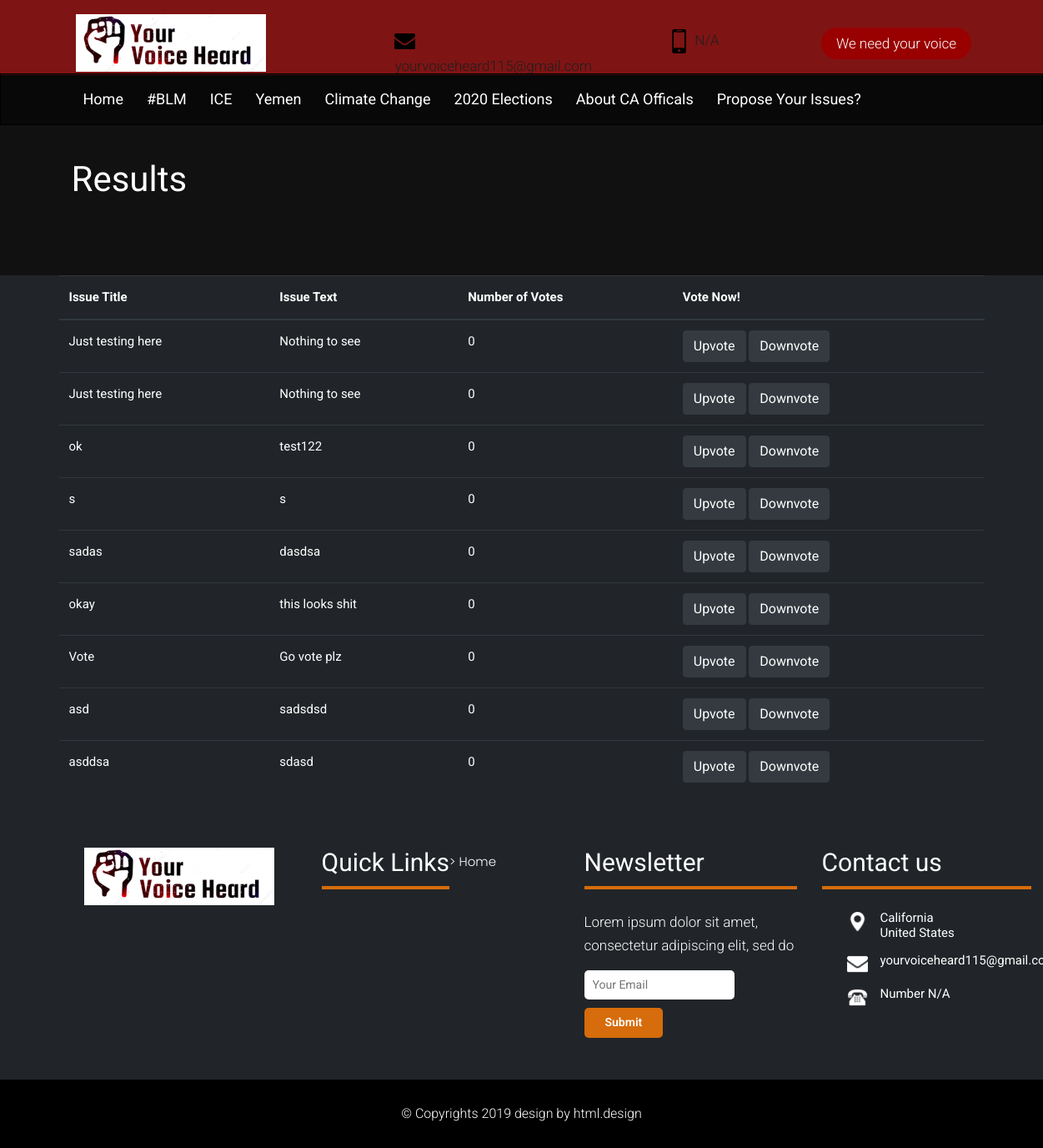
Page /results on the earlier database version.
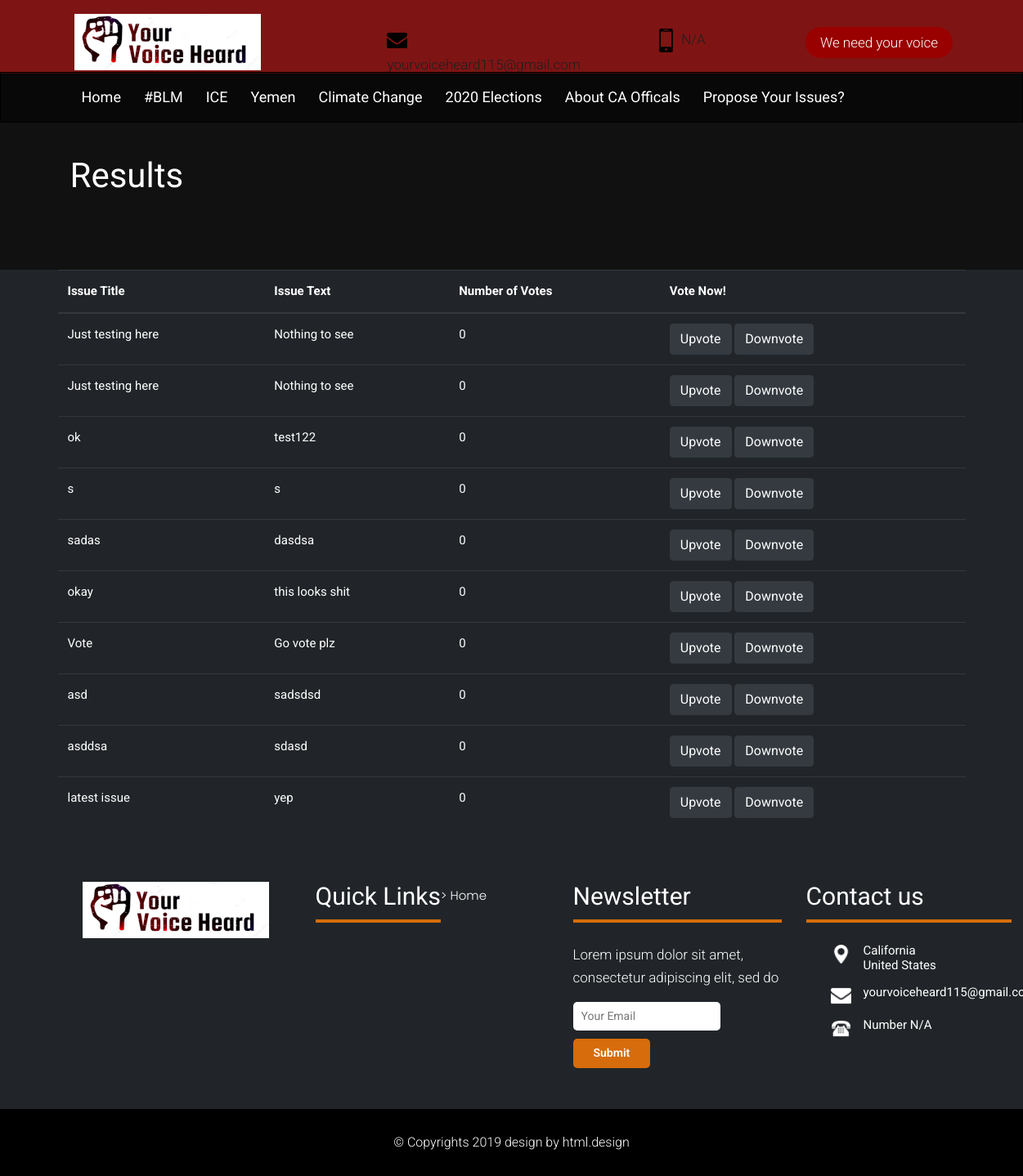
Same page on the later database version.
### emailreps/models.py (models this page shows, shortened)
class Issue(models.Model):
    issue_name = models.CharField(max_length=200)
    issue_text = models.TextField()

### emailreps/views.py (the view)
# urls.py: path('results', views.results, name='results'),
def results(request):
    curr_issues = Issue.objects.annotate(true_vote=Coalesce(Sum('vote__vote_type'), 0)).order_by('-true_vote')
    context = {'issues': curr_issues}
    return render(request, 'results.html', context)

### emailreps/templates/results.html (shortened to what the changed rows need)
{% load static %}
<!DOCTYPE html>
<html lang="en">
<head>
    <link rel="stylesheet" href="{% static 'website/css/bootstrap.min.css' %}" />
    <link rel="stylesheet" href="{% static 'website/css/pogo-slider.min.css' %}" />
    <link rel="stylesheet" href="{% static 'website/css/style.css' %}" />
    <link rel="stylesheet" href="{% static 'website/css/responsive.css' %}" />
    <link rel="stylesheet" href="{% static 'website/css/custom.css' %}" />
</head>
<body id="inner_page" data-spy="scroll" data-target="#navbar-wd" data-offset="98">
    <div class="container">
        <table id="IssueTable" class= "table table-dark">
            <thead>
                <tr>
                    <th scope="col">Issue Title</th>
                    <th scope="col">Issue Text</th>
                    <th scope="col">Number of Votes</th>
                    <th scope="col">Vote Now!</th>
                </tr>
            </thead>
            <tbody>
            {% for issue in issues %}
                <tr>
                    <td>{{issue.issue_name}} </td>
                    <td>{{issue.issue_text}} </td>
                    <td>{{issue.true_vote}} </td>
                    <td>
                        <a href="{% url 'emailreps:upvote' id=issue.id %}" class='btn btn-dark'> Upvote </a>
                        <a href="{% url 'emailreps:downvote' id=issue.id %}" class='btn btn-dark'> Downvote </a>
                    </td>
                </tr>
            {% endfor %}
            </tbody>
        </table>
    </div>
</body>
</html>

Differences in the rows shown:
added Issue: issue_name "latest issue", issue_text "yep", true_vote "0"
